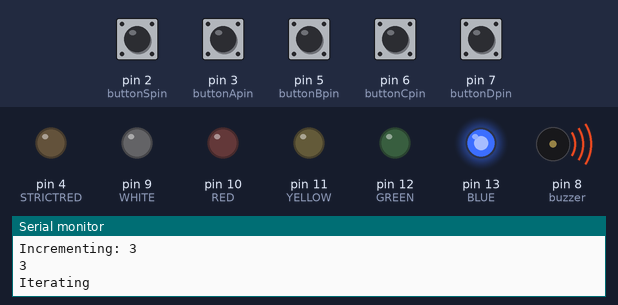
Bench run of a sketch on a simulated Arduino Uno, built with avr-gcc and run on an emulated ATmega328P. On the bench: output pins drawn as LEDs (lit = HIGH), buzzer (waves = sounding), the last lines printed to the serial monitor. The inputs (shaded band) are chosen by the test bench; at power-on: pin 2 (buttonSpin), pin 3 (buttonApin), pin 5 (buttonBpin), pin 6 (buttonCpin), pin 7 (buttonDpin) HIGH. Random numbers use the default seed unless the sketch sets one.

Above: at 1.6 s.
1.7 s: pin 7 (buttonDpin) pulled LOW for 1 s
At 5.3 s:
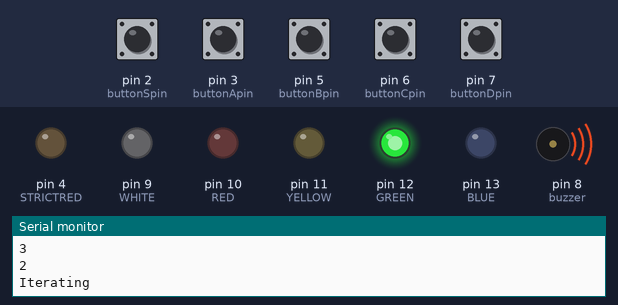
5.7 s: pin 3 (buttonApin) pulled LOW for 1 s
At 7.7 s:
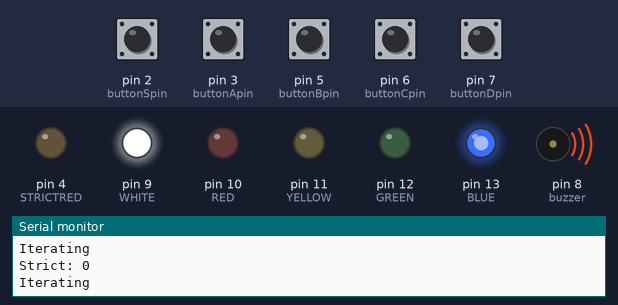
9.7 s: pin 2 (buttonSpin) pulled LOW for 0.15 s
At 10.6 s:
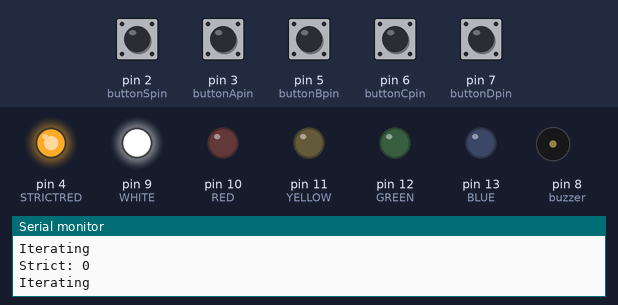
11.3 s: pin 5 (buttonBpin) pulled LOW for 0.15 s
At 11.9 s:
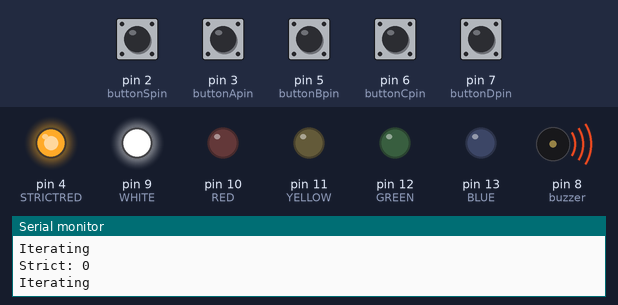
14.4 s: pin 6 (buttonCpin) pulled LOW for 0.15 s
At 17.2 s:
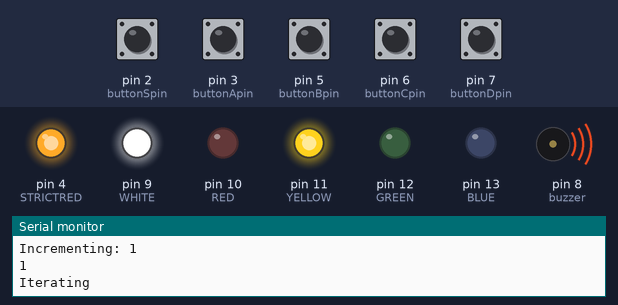
17.5 s: pin 5 (buttonBpin) pulled LOW for 1 s
At 19.4 s:
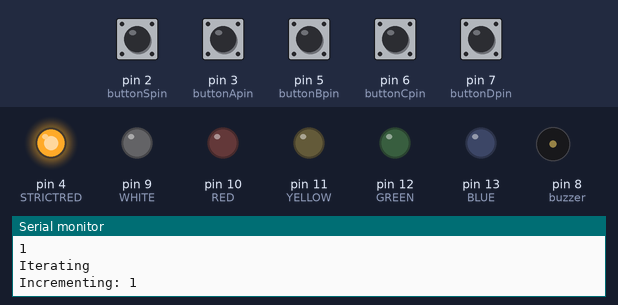
Timing chart, 0 to 22.5 s (numbered marks = the images above; inputs shaded):
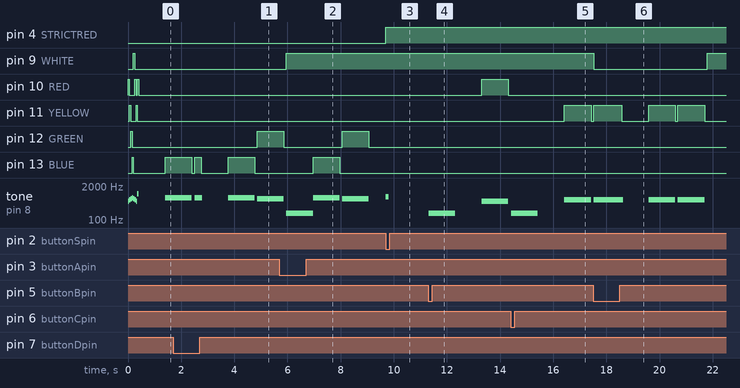

Measured:
- after the input at 1.7 s, pin 12 (GREEN): LOW → HIGH after 3.2 s
- after the input at 5.7 s, pin 13 (BLUE): LOW → HIGH after 1.3 s, → LOW 1.0 s later
- after the input at 9.7 s, pin 4 (STRICTRED): LOW → HIGH at once; tone on pin 8 (buzzer): silent → 777 Hz at once, → silent 0.10 s later
- after the input at 11.3 s, pin 10 (RED): LOW → HIGH after 2.0 s, → LOW 1.0 s later; tone on pin 8 (buzzer): silent → 185 Hz at once, → silent 1.0 s later, → 523 Hz 1.0 s later, → silent 1.0 s later
- after the input at 14.4 s, pin 11 (YELLOW): LOW → HIGH after 2.0 s, → LOW 1.0 s later; tone on pin 8 (buzzer): silent → 185 Hz at once, → silent 1.0 s later, → 587 Hz 1.0 s later, → silent 1.0 s later
- after the input at 17.5 s, pin 9 (WHITE): HIGH → LOW at once, → HIGH 4.3 s later; pin 11 (YELLOW): goes HIGH 1.1 s, LOW 1.0 s, HIGH 1.0 s, LOW 0.10 s, HIGH 1.0 s, then LOW, starting at once; tone on pin 8 (buzzer): goes 587 Hz 1.1 s, silent 0.96 s, 587 Hz 1.0 s, silent 0.10 s, 587 Hz 1.0 s, then silent, starting at once
- by itself, tone on pin 8 (buzzer): plays 185 Hz for 1.0 s, 698 Hz for 1.0 s, 659 Hz for 1.0 s

The sketch:

Simon.ino
```cpp
int STRICTRED = 4;
int RED = 10;
int YELLOW = 11;
int GREEN = 12;
int BLUE = 13;
int WHITE = 9;

int buttonSpin = 2;
int buttonApin = 3;
int buttonBpin = 5;
int buttonCpin = 6;
int buttonDpin = 7;

byte S = digitalRead(buttonSpin);
byte A = digitalRead(buttonApin);
byte B = digitalRead(buttonBpin);
byte C = digitalRead(buttonCpin);
byte D = digitalRead(buttonDpin);

byte strict = 0;
int buzzer = 8;

int tones[] = { 523, 587, 659, 698 };
int pattern[20] = {};
int threshold = 0;
int count = 0;
int duration = 1000;

int introMelody[] = { 523, 587, 659, 698, 659, 587, 523 };
int introLights[] = {RED,YELLOW,GREEN,BLUE,WHITE,RED,YELLOW,RED};

int winMelody[] = { 523, 587, 659, 698, 784, 880, 988, 1047 };
int loseMelody[] = {  };

//play(loseLights, loseMelody, 1000, 3);
//play(winLights, winMelody, 1000, 3);

void setup() {
  Serial.begin(9600);
  randomSeed(analogRead(0));
  pinMode(buttonSpin, INPUT_PULLUP);
  pinMode(buttonApin, INPUT_PULLUP);
  pinMode(buttonBpin, INPUT_PULLUP);
  pinMode(buttonCpin, INPUT_PULLUP);
  pinMode(buttonDpin, INPUT_PULLUP);
  pinMode(RED, OUTPUT);
  pinMode(GREEN, OUTPUT);
  pinMode(BLUE, OUTPUT);
  pinMode(YELLOW, OUTPUT);
  pinMode(WHITE, OUTPUT);
  pinMode(STRICTRED, OUTPUT);
  play(introLights, introMelody, 50, 8);
}

void play(int lightArr[], int toneArr[], int ms, int limit) {
  for (int i = 0; i < limit; i++) {
    tone(buzzer, toneArr[i], ms);
    digitalWrite(lightArr[i], HIGH);
    delay(ms);
    digitalWrite(lightArr[i], LOW);
    random(0,6);
  }
}

void loop() {
  if (count == threshold) {
    increment();
    iterateExisting();
    checkExisting();
    checkDuration();
  }
  if (threshold == 20) {
    // win melody
    play(introLights, introMelody, 50, 8);
    restart();
  } else {
    checkExisting();
  }
}

void increment() {
  int rand = random(0,4);
  pattern[threshold] = rand;
  count = 0;
  Serial.print(String("Incrementing: "));
  Serial.println(rand);
  delay(duration);
  threshold++;
  for(int i = 0; i < threshold; i++) {
    Serial.println(pattern[i]);
  }
}

void iterateExisting() {
  Serial.println(String("Iterating"));
  for (int index = 0; index < threshold; index++) {
    if (pattern[index] == 0) { //523, 587, 659, 698
      digitalWrite(RED, HIGH);
      tone(buzzer, tones[pattern[index]], duration);
      delay(duration);
      digitalWrite(RED, LOW);
    } else if (pattern[index] == 1) {
      digitalWrite(YELLOW, HIGH);
      tone(buzzer, tones[pattern[index]], duration);
      delay(duration);
      digitalWrite(YELLOW, LOW);
    } else if (pattern[index] == 2) {
      digitalWrite(GREEN, HIGH);
      tone(buzzer, tones[pattern[index]], duration);
      delay(duration);
      digitalWrite(GREEN, LOW);
    } else if (pattern[index] == 3) {
      digitalWrite(BLUE, HIGH);
      tone(buzzer, tones[pattern[index]], duration);
      delay(duration);
      digitalWrite(BLUE, LOW);
    }
    delay(duration/10);
  }
}

void restart() {
  threshold = 0;
  count = 0;
  increment();
  iterateExisting();
}

void wrong() {
  count = 0;
  tone(buzzer, 185, 1000);
  delay(1000);
}

void checkDuration() {
  (threshold == 5) ? duration = 750 : (threshold == 10) ? duration = 500 : (threshold == 15) ? duration = 250 : duration = duration;
}

void checkExisting() {
  while (count < threshold) { // A == 1 && B == 1 && C == 1 && D == 1 &&
    digitalWrite(WHITE, HIGH);
    A = digitalRead(buttonApin);
    B = digitalRead(buttonBpin);
    C = digitalRead(buttonCpin);
    D = digitalRead(buttonDpin);
    S = digitalRead(buttonSpin);
    if (S == LOW) {
      (strict == 0) ? strict = 1 : strict = 0;
      tone(buzzer, 777, 100);
      (strict == 1) ? digitalWrite(STRICTRED, HIGH) : digitalWrite(STRICTRED, LOW);
      delay(250);
    }
    if (A == LOW) {
      if (pattern[count] == 0) {
        digitalWrite(WHITE, LOW);
        while (A == LOW) {
          A = digitalRead(buttonApin);
          digitalWrite(RED, HIGH);
          tone(buzzer, tones[0], 100);
          delay(50);
        }
        digitalWrite(RED, LOW);
        count++;
        if (count < threshold - 1) {
          return checkExisting();
          break;
        }
      } else {
        checkStrict();
      }
    } else if (B == LOW) {
      if (pattern[count] == 1) {
        digitalWrite(WHITE, LOW);
        while (B == LOW) {
          B = digitalRead(buttonBpin);
          digitalWrite(YELLOW, HIGH);
          tone(buzzer, tones[1], 100);
          delay(50);
        }
        digitalWrite(YELLOW, LOW);
        count++;
        if (count < threshold - 1) {
          return checkExisting();
          break;
        }
      } else {
        checkStrict();
      }
    } else if (C == LOW) {
      if (pattern[count] == 2) {
        digitalWrite(WHITE, LOW);
        while (C == LOW) {
          C = digitalRead(buttonCpin);
          digitalWrite(GREEN, HIGH);
          tone(buzzer, tones[2], 100);
          delay(50);
        }
        digitalWrite(GREEN, LOW);
        count++;
        if (count < threshold - 1) {
          return checkExisting();
          break;
        }
      } else {
        checkStrict();
      }
    } else if (D == LOW) {
      if (pattern[count] == 3) {
        digitalWrite(WHITE, LOW);
        while (D == LOW) {
          D = digitalRead(buttonDpin);
          digitalWrite(BLUE, HIGH);
          tone(buzzer, tones[3], 100);
          delay(50);
        }
        digitalWrite(BLUE, LOW);
        count++;
        if (count < threshold - 1) {
          return checkExisting();
          break;
        }
      } else {
        checkStrict();
      }
    }
    delay(10);
  }
}

void checkStrict() {
  wrong();
  Serial.print(String("Strict: "));
  Serial.println(strict);
  if (strict == 1) {
    //play(loseLights, loseMelody, 1000, 3);
    restart();
  } else {
    iterateExisting();
  }
}
```
